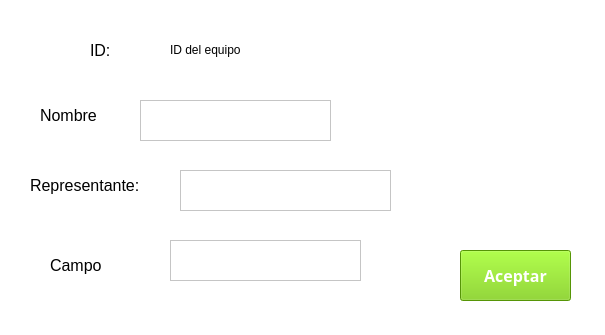
<?xml version="1.0" encoding="UTF-8"?>
<ui version="4.0">
 <class>ActualizarWIndow</class>
 <widget class="QMainWindow" name="ActualizarWIndow">
  <property name="geometry">
   <rect>
    <x>0</x>
    <y>0</y>
    <width>605</width>
    <height>335</height>
   </rect>
  </property>
  <property name="windowTitle">
   <string>MainWindow</string>
  </property>
  <property name="styleSheet">
   <string notr="true">QWidget{
	
	background-color: rgb(255, 255, 255);
}

QLabel{
	
	color: rgb(0, 0, 0);
}</string>
  </property>
  <widget class="QWidget" name="centralwidget">
   <widget class="QLabel" name="label">
    <property name="geometry">
     <rect>
      <x>90</x>
      <y>40</y>
      <width>51</width>
      <height>21</height>
     </rect>
    </property>
    <property name="text">
     <string>&lt;html&gt;&lt;head/&gt;&lt;body&gt;&lt;p&gt;&lt;span style=&quot; font-size:12pt;&quot;&gt;ID: &lt;/span&gt;&lt;/p&gt;&lt;/body&gt;&lt;/html&gt;</string>
    </property>
   </widget>
   <widget class="QLabel" name="LabelID">
    <property name="geometry">
     <rect>
      <x>170</x>
      <y>40</y>
      <width>131</width>
      <height>21</height>
     </rect>
    </property>
    <property name="text">
     <string>&lt;html&gt;&lt;head/&gt;&lt;body&gt;&lt;p&gt;ID del equipo&lt;/p&gt;&lt;/body&gt;&lt;/html&gt;</string>
    </property>
   </widget>
   <widget class="QLabel" name="label_3">
    <property name="geometry">
     <rect>
      <x>40</x>
      <y>100</y>
      <width>81</width>
      <height>31</height>
     </rect>
    </property>
    <property name="text">
     <string>&lt;html&gt;&lt;head/&gt;&lt;body&gt;&lt;p&gt;&lt;span style=&quot; font-size:12pt;&quot;&gt;Nombre&lt;/span&gt;&lt;/p&gt;&lt;/body&gt;&lt;/html&gt;</string>
    </property>
   </widget>
   <widget class="QTextEdit" name="TxtNombre">
    <property name="geometry">
     <rect>
      <x>140</x>
      <y>100</y>
      <width>191</width>
      <height>41</height>
     </rect>
    </property>
    <property name="styleSheet">
     <string notr="true">color:black;</string>
    </property>
   </widget>
   <widget class="QLabel" name="label_4">
    <property name="geometry">
     <rect>
      <x>30</x>
      <y>170</y>
      <width>131</width>
      <height>31</height>
     </rect>
    </property>
    <property name="text">
     <string>&lt;html&gt;&lt;head/&gt;&lt;body&gt;&lt;p&gt;&lt;span style=&quot; font-size:12pt;&quot;&gt;Representante: &lt;/span&gt;&lt;/p&gt;&lt;/body&gt;&lt;/html&gt;</string>
    </property>
   </widget>
   <widget class="QTextEdit" name="TxtRepresentante">
    <property name="geometry">
     <rect>
      <x>180</x>
      <y>170</y>
      <width>211</width>
      <height>41</height>
     </rect>
    </property>
    <property name="styleSheet">
     <string notr="true">color:black;</string>
    </property>
   </widget>
   <widget class="QLabel" name="label_5">
    <property name="geometry">
     <rect>
      <x>50</x>
      <y>250</y>
      <width>91</width>
      <height>31</height>
     </rect>
    </property>
    <property name="text">
     <string>&lt;html&gt;&lt;head/&gt;&lt;body&gt;&lt;p&gt;&lt;span style=&quot; font-size:12pt;&quot;&gt;Campo&lt;/span&gt;&lt;/p&gt;&lt;/body&gt;&lt;/html&gt;</string>
    </property>
   </widget>
   <widget class="QTextEdit" name="TxtCampo">
    <property name="geometry">
     <rect>
      <x>170</x>
      <y>240</y>
      <width>191</width>
      <height>41</height>
     </rect>
    </property>
    <property name="styleSheet">
     <string notr="true">color:black;</string>
    </property>
   </widget>
   <widget class="QPushButton" name="BtnAceptar">
    <property name="geometry">
     <rect>
      <x>460</x>
      <y>250</y>
      <width>111</width>
      <height>51</height>
     </rect>
    </property>
    <property name="font">
     <font>
      <family>Noto Sans Mono SemiBold</family>
      <pointsize>12</pointsize>
      <weight>75</weight>
      <bold>true</bold>
     </font>
    </property>
    <property name="styleSheet">
     <string notr="true">QPushButton{
	background-color: rgb(120, 208, 9);
	color:white;

}

QPushButton:hover{
	background-color:white;
	border-color:black;
	color:black;
}</string>
    </property>
    <property name="text">
     <string>Aceptar</string>
    </property>
   </widget>
  </widget>
 </widget>
 <resources/>
 <connections/>
</ui>
